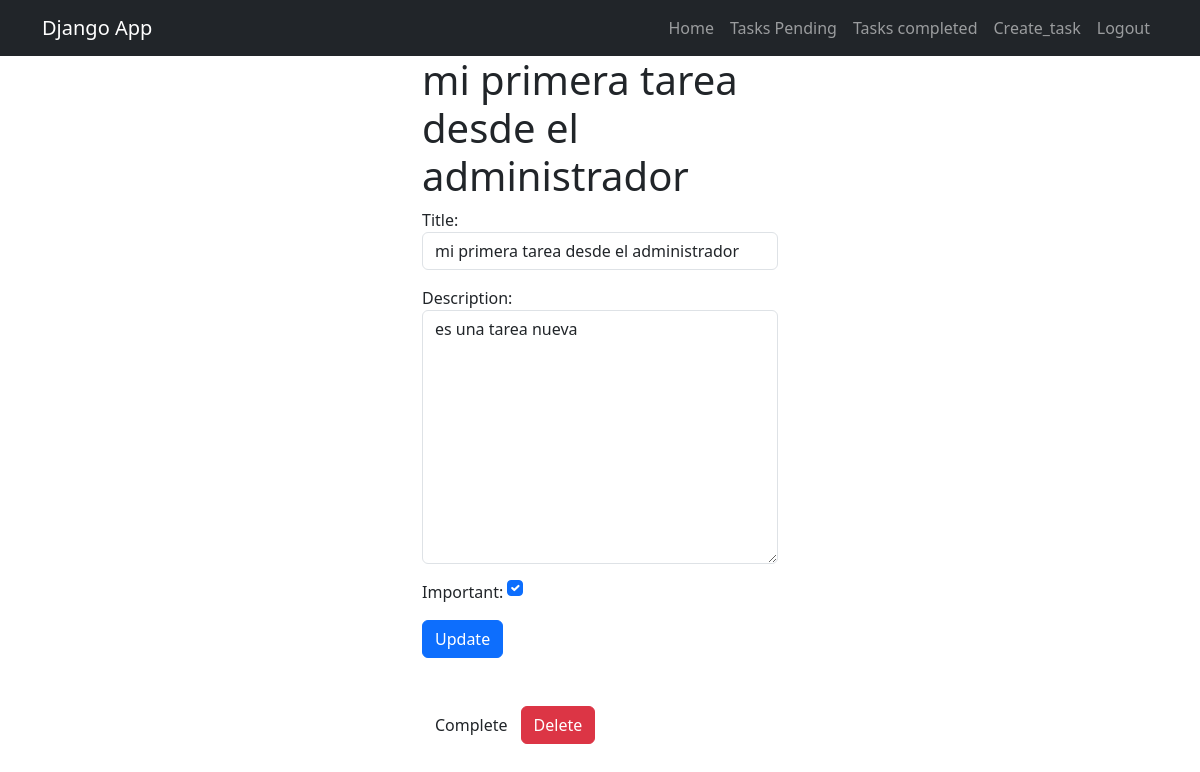
Screenshot of /tasks/1/ (signed in) with the database file from the repository.
### tasks/models.py (models this page shows, shortened)
class Task(models.Model):
    title = models.CharField(max_length=100)
    description = models.TextField(blank=True)
    created = models.DateTimeField(auto_now_add=True)
    datecompleted = models.DateTimeField(null=True, blank=True)
    important = models.BooleanField(default=False)
    user = models.ForeignKey(User, on_delete=models.CASCADE)

### tasks/views.py (the view, shortened to what this page needs)
# urls.py: path('tasks/<int:task_id>/', views.task_detail, name='task_detail'),
@login_required
def task_detail(request, task_id):
    if request.method == 'GET':
        task = get_object_or_404(Task, pk=task_id, user=request.user )
        form = TaskForm(instance=task)
        return render(request, 'task_detail.html', {'task': task, 'form': form})

### tasks/forms.py
class TaskForm(forms.ModelForm):
    class Meta:
        model = Task
        fields = ['title', 'description', 'important']
        widgets = {
            'title': forms.TextInput(attrs={'class': 'form-control', 'placeholder': 'Write a title'}),
            'description': forms.Textarea(attrs={'class': 'form-control', 'placeholder': 'Write a description'}),
            'important': forms.CheckboxInput(attrs={'class': 'form-check-input m-auto'}),
        }

### tasks/templates/task_detail.html (shortened to what this page needs)
{% extends 'base.html' %}
{% block content %}
    <main class="container">
        <div class="row">
            <div class="col-md-4 offset-md-4">
                <h1>{{task.title}}</h1>
                <form method="POST">
                    {{form.as_p}}
                    <button class="btn btn-primary">
                        Update
                    </button>
                </form>
                <div class="mt-5 d-flex">
                    <form action="{% url 'complete_task' task.id %}" method="POST">
                        <button class="btn btn-secundary" >
                            Complete
                        </button>
                    </form>
                    <form action="{% url 'delete_task' task.id %}" method="POST">
                        <button class="btn btn-danger">
                            Delete
                        </button>
                    </form>
                </div>
            </div>
        </div>
    </main>
{% endblock %}

### rows the page displays
Task: title "mi primera tarea desde el administrador", description "es una tarea nueva", important "☑"
